Frame 1 (no input): blank canvas, image omitted
Frame 60 (the mouse pressed at the canvas centre just before this capture): blank canvas, image omitted
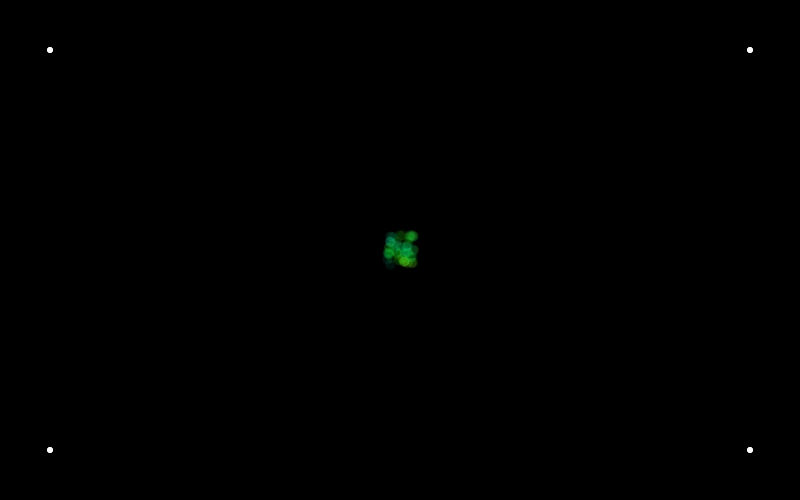
Frame 120 (the mouse held since frame 60 and released just before this capture)

The Processing sketch whose frames 1 and 60 were blank and that drew this single picture after the mouse press (run headless with seeded random() and noise(); from frame 60 on, the mouse is pressed at the canvas centre):

// Processing sketch: processing_4084
// ── processing_4084.pde

/*______JARDIN MULTICOLOR______*/
/*___Proyecto final LC0 2009___*/
/*_______Patricia Vejar_______*/

/*Se usa el mouse como un pincel al que le siguen puntos de colores
*y con diferentes rangos de transparencia, al hacer click aparecen
*las flores que siguen la misma secuencia de colores, creando un
*colorido dibujo como un jardín multicolor en un lienzo que puede
*ser negro o blanco (el fondo blanco aparece al oprimir una tecla
*y vuelve a ser negro al cruzar los límites).
*El dibujo está marcado por límites, anunciados por cuatro puntos
*ubicados en las esquinas (círculos blancos en el lienzo negro y
*anillos negros en el lienzo blanco). Una vez que el cursor del
*mouse cruza estos límites lo antes dibujado desaparece, dejando
*así el espacio vacío para volver a empezar.*/

int c;

void setup(){
  size(800,500);
  colorMode(HSB,255); 
  c=0;
  smooth();
}

void draw(){ //se crea un dibujo a partir de puntos de colores que siguen al cursor del mouse
  c=(c+1)%256; //matices con que se dibujará
  noStroke();
  fill(c,255,250,random(10,50)); //colores y transparencias, estas últimas definidas por random entre los parámetros 50 y 100
  ellipse(random(mouseX-15, mouseX+15),random(mouseY-15,mouseY+15),10,10);
  if(mouseX>750 || mouseX<50 || mouseY<50 || mouseY>450){//parámetros en que se realiza el dibujo, marcado por los límites señalados más adelante
    background(0); //al traspasar con el cursor del mouse estos límites el fondo se vuelve negro, borrando lo dibujado para volver a empezar
  }
  limites();
}

void limites(){ //cuatro ellipses situados en las esquinas corresponde al límite del dibujo
  fill(255,100);
  ellipse(750,450,5,5);
  ellipse(750,50,5,5);
  ellipse(50,450,5,5);
  ellipse(50,50,5,5);
  if (keyPressed){ //al oprimir una tecla cualquiera, los límites pasan a ser anillos negros, esto debido a otro cambio que se explica al final
      stroke(0);
      strokeWeight(5);
      ellipse(750,450,5,5);
      ellipse(750,50,5,5);
      ellipse(50,450,5,5);
      ellipse(50,50,5,5);
  }
}

void mousePressed(){ //al hacer click aparece una flor señalada por el mouse
  strokeWeight(1);
  stroke(255);
  noFill();
  ellipse(mouseX,mouseY,30,30); //centro de la flor, conformado por un anillo blanco
  noFill();
  stroke(c,255,250,random(100,150)); //los pétalos formados por los cuatro ellipses siguientes siguen la secuencia de colores de los puntos, pero un rango menor de transparencia
  ellipse(mouseX+20,mouseY+20,40,40);
  ellipse(mouseX+20,mouseY-20,40,40);
  ellipse(mouseX-20,mouseY-20,40,40);
  ellipse(mouseX-20,mouseY+20,40,40);
}

void keyPressed(){ //al oprimir una tecla el fondo se vuelve blanco, creando así una nueva tela donde dibujar
  background(255); //permanecen los límites, y al traspasarlos el fondo vuelve a ser negro
}
